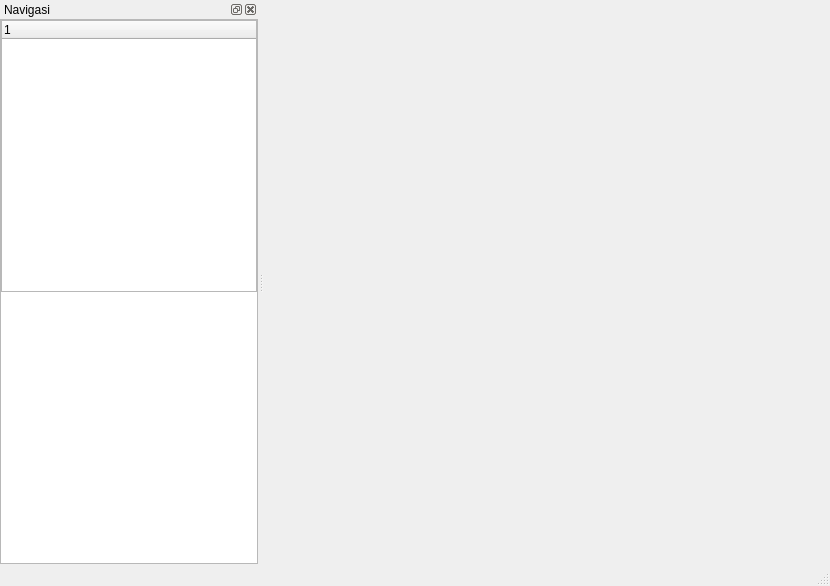
<?xml version="1.0" encoding="UTF-8"?>
<ui version="4.0">
 <class>DumbChatApplicationWindow</class>
 <widget class="QMainWindow" name="DumbChatApplicationWindow">
  <property name="geometry">
   <rect>
    <x>0</x>
    <y>0</y>
    <width>830</width>
    <height>586</height>
   </rect>
  </property>
  <property name="windowTitle">
   <string>Dumb Chat Application</string>
  </property>
  <widget class="QWidget" name="centralwidget"/>
  <widget class="QMenuBar" name="menubar">
   <property name="geometry">
    <rect>
     <x>0</x>
     <y>0</y>
     <width>830</width>
     <height>22</height>
    </rect>
   </property>
  </widget>
  <widget class="QStatusBar" name="statusbar"/>
  <widget class="QDockWidget" name="dockWidget">
   <property name="windowTitle">
    <string>Navigasi</string>
   </property>
   <attribute name="dockWidgetArea">
    <number>1</number>
   </attribute>
   <widget class="QWidget" name="dockWidgetContents">
    <property name="styleSheet">
     <string notr="true">#dockWidgetContents {background-color: rgb(255, 255, 255);}
#toolBox {background-color: rgb(255, 255, 255);}</string>
    </property>
    <layout class="QVBoxLayout" name="verticalLayout">
     <property name="leftMargin">
      <number>0</number>
     </property>
     <property name="topMargin">
      <number>0</number>
     </property>
     <property name="rightMargin">
      <number>0</number>
     </property>
     <property name="bottomMargin">
      <number>0</number>
     </property>
     <item>
      <widget class="QFrame" name="frame">
       <property name="frameShape">
        <enum>QFrame::Shape::StyledPanel</enum>
       </property>
       <property name="frameShadow">
        <enum>QFrame::Shadow::Plain</enum>
       </property>
       <layout class="QVBoxLayout" name="verticalLayout_2">
        <property name="spacing">
         <number>0</number>
        </property>
        <property name="leftMargin">
         <number>0</number>
        </property>
        <property name="topMargin">
         <number>0</number>
        </property>
        <property name="rightMargin">
         <number>0</number>
        </property>
        <property name="bottomMargin">
         <number>0</number>
        </property>
        <item>
         <widget class="NavigationTree" name="treeWidget">
          <property name="rootIsDecorated">
           <bool>false</bool>
          </property>
          <column>
           <property name="text">
            <string notr="true">1</string>
           </property>
          </column>
         </widget>
        </item>
        <item>
         <spacer name="verticalSpacer">
          <property name="orientation">
           <enum>Qt::Orientation::Vertical</enum>
          </property>
          <property name="sizeHint" stdset="0">
           <size>
            <width>20</width>
            <height>255</height>
           </size>
          </property>
         </spacer>
        </item>
       </layout>
      </widget>
     </item>
    </layout>
   </widget>
  </widget>
 </widget>
 <customwidgets>
  <customwidget>
   <class>NavigationTree</class>
   <extends>QTreeWidget</extends>
   <header>custom_ui/navigationtree.h</header>
  </customwidget>
 </customwidgets>
 <resources/>
 <connections/>
</ui>
